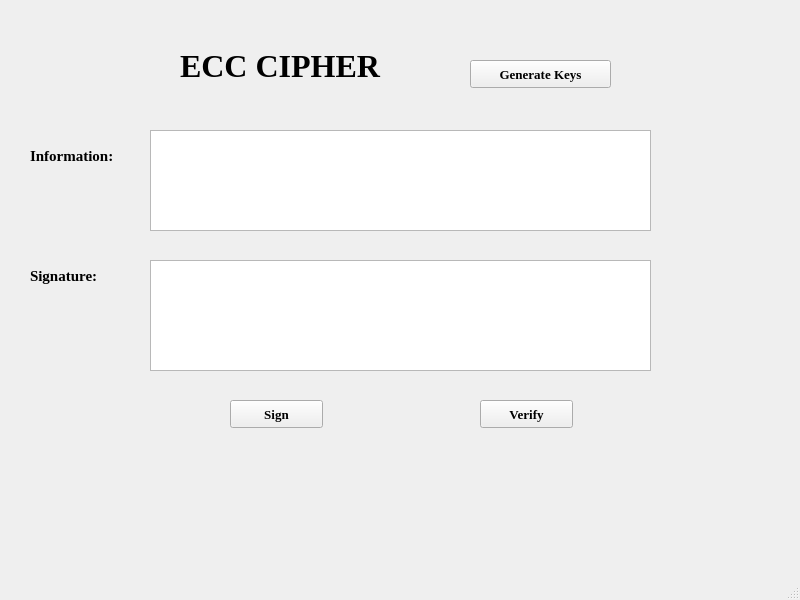
<?xml version="1.0" encoding="UTF-8"?>
<ui version="4.0">
 <class>MainWindow</class>
 <widget class="QMainWindow" name="MainWindow">
  <property name="geometry">
   <rect>
    <x>0</x>
    <y>0</y>
    <width>800</width>
    <height>600</height>
   </rect>
  </property>
  <property name="windowTitle">
   <string>MainWindow</string>
  </property>
  <widget class="QWidget" name="centralwidget">
   <widget class="QLabel" name="label">
    <property name="geometry">
     <rect>
      <x>180</x>
      <y>40</y>
      <width>271</width>
      <height>51</height>
     </rect>
    </property>
    <property name="font">
     <font>
      <family>Times New Roman</family>
      <pointsize>24</pointsize>
      <weight>75</weight>
      <bold>true</bold>
     </font>
    </property>
    <property name="text">
     <string>ECC CIPHER</string>
    </property>
   </widget>
   <widget class="QPushButton" name="btn_generate_keys">
    <property name="geometry">
     <rect>
      <x>470</x>
      <y>60</y>
      <width>141</width>
      <height>28</height>
     </rect>
    </property>
    <property name="font">
     <font>
      <family>Times New Roman</family>
      <pointsize>10</pointsize>
      <weight>75</weight>
      <bold>true</bold>
     </font>
    </property>
    <property name="text">
     <string>Generate Keys</string>
    </property>
   </widget>
   <widget class="QLabel" name="label_5">
    <property name="geometry">
     <rect>
      <x>30</x>
      <y>260</y>
      <width>91</width>
      <height>31</height>
     </rect>
    </property>
    <property name="font">
     <font>
      <family>Times New Roman</family>
      <pointsize>11</pointsize>
      <weight>75</weight>
      <bold>true</bold>
     </font>
    </property>
    <property name="text">
     <string>Signature:</string>
    </property>
   </widget>
   <widget class="QLabel" name="label_4">
    <property name="geometry">
     <rect>
      <x>30</x>
      <y>140</y>
      <width>111</width>
      <height>31</height>
     </rect>
    </property>
    <property name="font">
     <font>
      <family>Times New Roman</family>
      <pointsize>11</pointsize>
      <weight>75</weight>
      <bold>true</bold>
     </font>
    </property>
    <property name="text">
     <string>Information:</string>
    </property>
   </widget>
   <widget class="QPushButton" name="btn_verify">
    <property name="geometry">
     <rect>
      <x>480</x>
      <y>400</y>
      <width>93</width>
      <height>28</height>
     </rect>
    </property>
    <property name="font">
     <font>
      <family>Times New Roman</family>
      <pointsize>10</pointsize>
      <weight>75</weight>
      <bold>true</bold>
     </font>
    </property>
    <property name="text">
     <string>Verify</string>
    </property>
   </widget>
   <widget class="QPushButton" name="btn_sign">
    <property name="geometry">
     <rect>
      <x>230</x>
      <y>400</y>
      <width>93</width>
      <height>28</height>
     </rect>
    </property>
    <property name="font">
     <font>
      <family>Times New Roman</family>
      <pointsize>10</pointsize>
      <weight>75</weight>
      <bold>true</bold>
     </font>
    </property>
    <property name="text">
     <string>Sign</string>
    </property>
   </widget>
   <widget class="QPlainTextEdit" name="txt_info">
    <property name="geometry">
     <rect>
      <x>150</x>
      <y>130</y>
      <width>501</width>
      <height>101</height>
     </rect>
    </property>
   </widget>
   <widget class="QPlainTextEdit" name="txt_sign">
    <property name="geometry">
     <rect>
      <x>150</x>
      <y>260</y>
      <width>501</width>
      <height>111</height>
     </rect>
    </property>
   </widget>
  </widget>
  <widget class="QMenuBar" name="menubar">
   <property name="geometry">
    <rect>
     <x>0</x>
     <y>0</y>
     <width>800</width>
     <height>26</height>
    </rect>
   </property>
  </widget>
  <widget class="QStatusBar" name="statusbar"/>
 </widget>
 <resources/>
 <connections/>
</ui>
